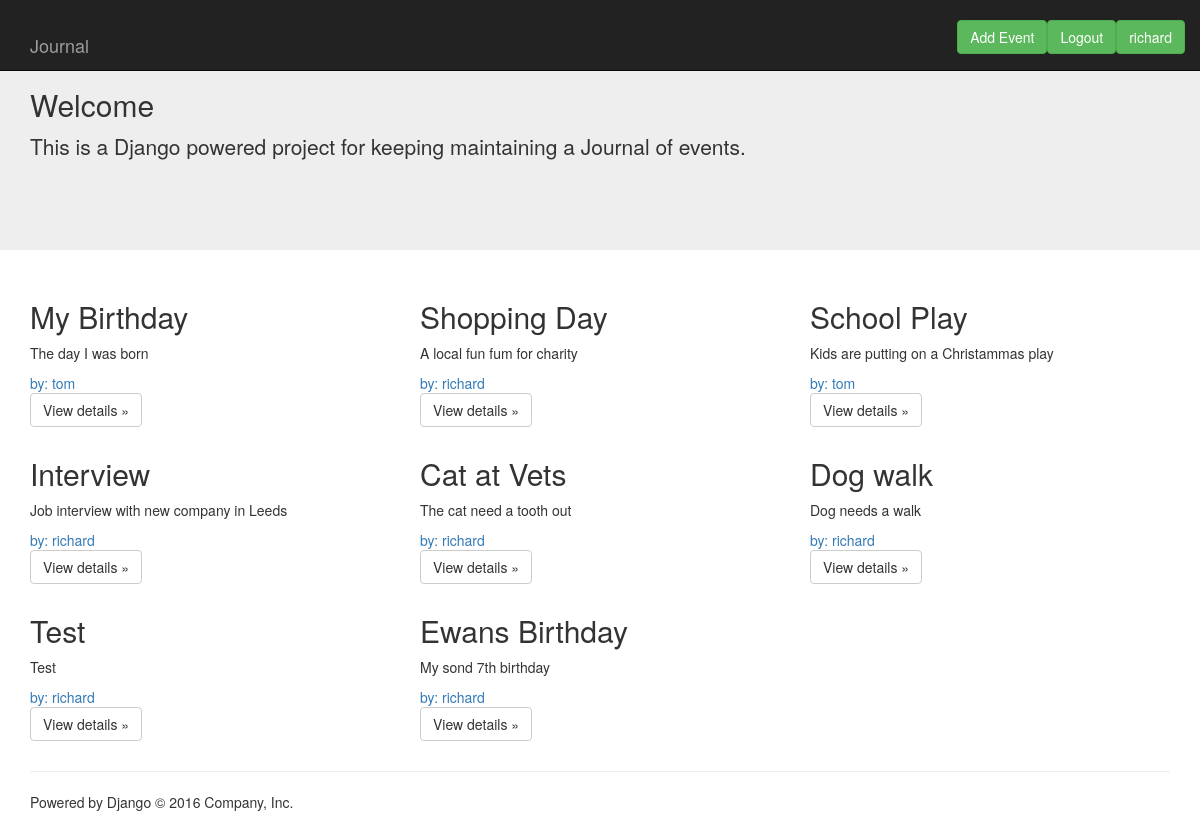
The app's page / (signed in) with its own data.
### main_app/models.py (models this page shows, shortened)
class Event(models.Model):
    user = models.ForeignKey(User)
    title = models.CharField(max_length=64)
    description = models.CharField(max_length=64)
    eventdate = models.DateField(blank=True, null=True)
    rating = models.DecimalField(max_digits=10, decimal_places=3)
    image = models.ImageField(upload_to='uploads')

### main_app/views.py (the view)
# urls.py: url(r'^$', views.index),
def index(request):
    entry = Event.objects.all()
    return render(request, 'index.html', {'entry':entry})

### main_app/templates/index.html (shortened to what this page needs)
{% extends 'header.html' %}
{% load staticfiles %}
{% block content %}
<div class="jumbotron">
  <div class="container">
    <h2>Welcome</h2>
    <p>This is a Django powered project for keeping maintaining a Journal of events.</p>
    <hr>
  </div>
</div>
<div class="container">
 <div class="row">
  {% for entry in entry %}
   <div class="col-md-4">
     <h2>{{ entry.title }}</h2>
     <p>{{ entry.description }}</p>
     <a href="/user/{{entry.user.username}}/">
       by: {{ entry.user.username }}
     </a>
     <p><a class="btn btn-default" href="/{{ entry.id }}/" role="button">View details &raquo;</a></p>
   </div>
     {% if forloop.counter|divisibleby:3 %}
       </div><div class ="row">
     {% endif %}
   {% endfor %}
</div>
{% endblock %}

### main_app/templates/header.html (shortened to what this page needs)
{% load staticfiles %}
<!DOCTYPE html>
<html>
  <head>
    <link href="{% static 'css/bootstrap.min.css' %}" rel="stylesheet">
    <nav class="navbar navbar-inverse navbar-fixed-top">
      <div class="container">
        <div class="navbar-header">
          <h1><a class="navbar-brand" href="/">Journal</a></h1>
        </div>
        <div id="navbar" class="navbar-collapse collapse">
          {% if user.is_authenticated %}
            <a class="btn btn-success navbar-right" href="{% url 'user_profile' user.username %}" role="button">{{ user.username }}</a>&nbsp
            <a class="btn btn-success navbar-right" href="{% url 'Logout' %}" role="button">Logout</a>&nbsp
            <a class="btn btn-success navbar-right" href="{% url 'addevent' %}" role="button">Add Event</a>&nbsp
          {% else %}
            </br>
            <a class="navbar-right btn btn-success" href="{% url 'Login' %}">Login</a>
          {% endif %}
        </div>
      </div>
    </nav>
    {% block content %}
    {% endblock %}
{% include 'footer.html' %}

### records on screen
Event: title "My Birthday", description "The day I was born", user.username "tom"
Event: title "Shopping Day", description "A local fun fum for charity", user.username "richard"
Event: title "School Play", description "Kids are putting on a Christammas play", user.username "tom"
Event: title "Interview", description "Job interview with new company in Leeds", user.username "richard"
Event: title "Cat at Vets", description "The cat need a tooth out", user.username "richard"
Event: title "Dog walk", description "Dog needs a walk", user.username "richard"
Event: title "Test", description "Test", user.username "richard"
Event: title "Ewans Birthday", description "My sond 7th birthday", user.username "richard"

### other values on screen
{{ user.username }} "richard"
